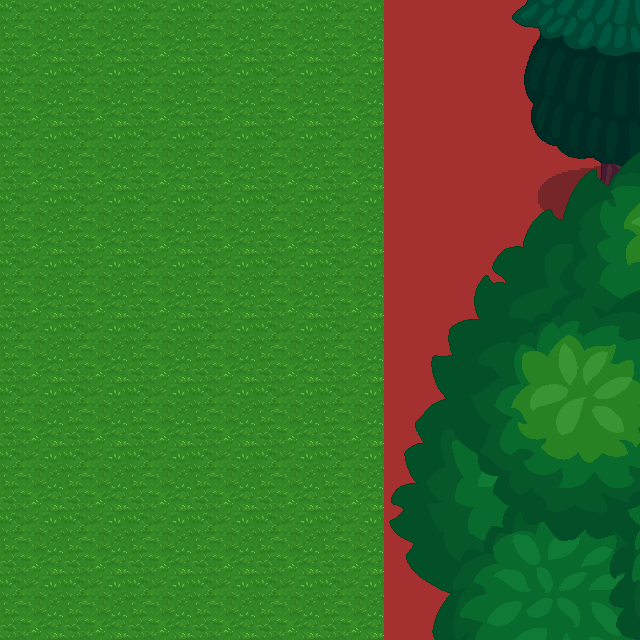

A 2D game scene composited from a Tiled map and its tileset images. What follows is a short description and the map's XML, with each tile layer's data collapsed to a summary:
An orthogonal 40x40 tile map with 16x16 px tiles, 3 tile layers (ground, wall, tree), 3 tilesets.

<map version="1.10" tiledversion="1.10.2" orientation="orthogonal" renderorder="right-down" width="40" height="40" tilewidth="16" tileheight="16" infinite="0" nextlayerid="4" nextobjectid="1">
 <tileset firstgid="1" source="grasslv2.tsx" />
 <tileset firstgid="17" source="lv2_trees.tsx" />
 <tileset firstgid="53" source="wall.tsx" />
 <layer id="1" name="ground" width="40" height="40">
  <properties>
   <property name="unity:SortingLayer" value="Ground" />
   <property name="unity:layer" value="Ground" />
  </properties>
  <data>[1600 cells, 1600 non-empty, 16 distinct tile ids]</data>
 </layer>
 <layer id="2" name="wall" width="40" height="40">
  <properties>
   <property name="unity:ignore" value="Visual" />
   <property name="unity:layer" value="Obstacles" />
  </properties>
  <data>[1600 cells, 640 non-empty, 1 distinct tile ids]</data>
 </layer>
 <layer id="3" name="tree" width="40" height="40">
  <properties>
   <property name="unity:SortingLayer" value="Foreground" />
   <property name="unity:layer" value="Obstacles" />
  </properties>
  <data>[1600 cells, 1 non-empty, 1 distinct tile ids]</data>
 </layer>
</map>
